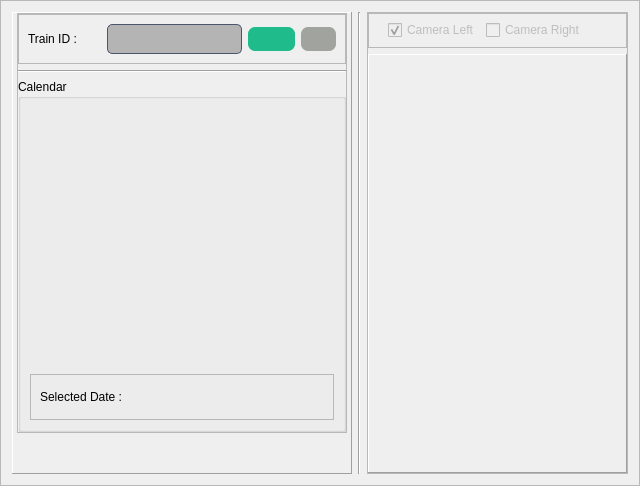
                        <widget class="QFrame" name="frame_18">
                         <property name="minimumSize">
                          <size>
                           <width>0</width>
                           <height>60</height>
                          </size>
                         </property>
                         <property name="frameShape">
                          <enum>QFrame::StyledPanel</enum>
                         </property>
                         <property name="frameShadow">
                          <enum>QFrame::Raised</enum>
                         </property>
                         <layout class="QHBoxLayout" name="horizontalLayout_12">
                          <item>
                           <widget class="QFrame" name="frame_62">
                            <property name="minimumSize">
                             <size>
                              <width>340</width>
                              <height>404</height>
                             </size>
                            </property>
                            <property name="maximumSize">
                             <size>
                              <width>340</width>
                              <height>16777215</height>
                             </size>
                            </property>
                            <property name="frameShape">
                             <enum>QFrame::Panel</enum>
                            </property>
                            <property name="frameShadow">
                             <enum>QFrame::Raised</enum>
                            </property>
                            <layout class="QVBoxLayout" name="verticalLayout_17">
                             <property name="leftMargin">
                              <number>0</number>
                             </property>
                             <property name="topMargin">
                              <number>0</number>
                             </property>
                             <property name="rightMargin">
                              <number>0</number>
                             </property>
                             <property name="bottomMargin">
                              <number>0</number>
                             </property>
                             <item alignment="Qt::AlignHCenter|Qt::AlignVCenter">
                              <widget class="QFrame" name="frame_16">
                               <property name="minimumSize">
                                <size>
                                 <width>330</width>
                                 <height>0</height>
                                </size>
                               </property>
                               <property name="maximumSize">
                                <size>
                                 <width>330</width>
                                 <height>16777215</height>
                                </size>
                               </property>
                               <property name="frameShape">
                                <enum>QFrame::StyledPanel</enum>
                               </property>
                               <property name="frameShadow">
                                <enum>QFrame::Raised</enum>
                               </property>
                               <layout class="QVBoxLayout" name="verticalLayout_6">
                                <property name="spacing">
                                 <number>6</number>
                                </property>
                                <property name="leftMargin">
                                 <number>0</number>
                                </property>
                                <property name="topMargin">
                                 <number>0</number>
                                </property>
                                <property name="rightMargin">
                                 <number>0</number>
                                </property>
                                <property name="bottomMargin">
                                 <number>0</number>
                                </property>
                                <item>
                                 <widget class="QFrame" name="frame_17">
                                  <property name="frameShape">
                                   <enum>QFrame::StyledPanel</enum>
                                  </property>
                                  <property name="frameShadow">
                                   <enum>QFrame::Raised</enum>
                                  </property>
                                  <layout class="QHBoxLayout" name="horizontalLayout_15">
                                   <item>
                                    <widget class="QLabel" name="label_3">
                                     <property name="maximumSize">
                                      <size>
                                       <width>73</width>
                                       <height>16777215</height>
                                      </size>
                                     </property>
                                     <property name="text">
                                      <string>Train ID :</string>
                                     </property>
                                    </widget>
                                   </item>
                                   <item>
                                    <widget class="QComboBox" name="combo_train_id">
                                     <property name="styleSheet">
                                      <string notr="true">QComboBox {
    background-color: #3b4252;
	background-color: rgb(180, 180, 180);
    border: 1px solid #4c566a;
    border-radius: 5px;
    padding: 6px 10px;

	color: rgb(0, 0, 0);
}

QComboBox:hover {
    border: 1px solid #5e81ac;
}

QComboBox::drop-down {
    border: none;
}

QComboBox::down-arrow {
    image: url(:/icons/icons/icons8-drop-down-80.png);

    width: 12px;
    height: 12px;
}</string>
                                     </property>
                                     <property name="iconSize">
                                      <size>
                                       <width>41</width>
                                       <height>45</height>
                                      </size>
                                     </property>
                                    </widget>
                                   </item>
                                   <item>
                                    <widget class="QPushButton" name="btn_select_train">
                                     <property name="maximumSize">
                                      <size>
                                       <width>47</width>
                                       <height>16777215</height>
                                      </size>
                                     </property>
                                     <property name="cursor">
                                      <cursorShape>PointingHandCursor</cursorShape>
                                     </property>
                                     <property name="toolTip">
                                      <string>Select</string>
                                     </property>
                                     <property name="styleSheet">
                                      <string notr="true">QPushButton{

	color: white;

	padding: 5px;
	font-size:12px;
	font-weight: bold;
	border-radius:7px;
	background-color: #1fbb8b

}</string>
                                     </property>
                                     <property name="text">
                                      <string/>
                                     </property>
                                     <property name="icon">
                                      <iconset resource="../assets.qrc">
                                       <normaloff>:/icons/icons/icons8-railway-50.png</normaloff>:/icons/icons/icons8-railway-50.png</iconset>
                                     </property>
                                     <property name="iconSize">
                                      <size>
                                       <width>37</width>
                                       <height>30</height>
                                      </size>
                                     </property>
                                    </widget>
                                   </item>
                                   <item>
                                    <widget class="QPushButton" name="refresh_btn">
                                     <property name="maximumSize">
                                      <size>
                                       <width>35</width>
                                       <height>16777215</height>
                                      </size>
                                     </property>
                                     <property name="cursor">
                                      <cursorShape>PointingHandCursor</cursorShape>
                                     </property>
                                     <property name="toolTip">
                                      <string>Refresh</string>
                                     </property>
                                     <property name="styleSheet">
                                      <string notr="true">QPushButton{

	color: white;

	padding: 5px;
	font-size:12px;
	font-weight: bold;
	border-radius:7px;
	background-color: rgb(161, 163, 159);

}</string>
                                     </property>
                                     <property name="text">
                                      <string/>
                                     </property>
                                     <property name="icon">
                                      <iconset resource="../assets.qrc">
                                       <normaloff>:/icons/icons/icons8-refresh-26.png</normaloff>:/icons/icons/icons8-refresh-26.png</iconset>
                                     </property>
                                    </widget>
                                   </item>
                                  </layout>
                                 </widget>
                                </item>
                                <item>
                                 <widget class="Line" name="line">
                                  <property name="orientation">
                                   <enum>Qt::Horizontal</enum>
                                  </property>
                                 </widget>
                                </item>
                                <item>
                                 <widget class="QGroupBox" name="groupBox_6">
                                  <property name="minimumSize">
                                   <size>
                                    <width>0</width>
                                    <height>300</height>
                                   </size>
                                  </property>
                                  <property name="title">
                                   <string>Calendar</string>
                                  </property>
                                  <layout class="QVBoxLayout" name="verticalLayout_25">
                                   <item>
                                    <widget class="QWidget" name="calendar_widget" native="true">
                                     <property name="minimumSize">
                                      <size>
                                       <width>0</width>
                                       <height>260</height>
                                      </size>
                                     </property>
                                     <property name="cursor">
                                      <cursorShape>PointingHandCursor</cursorShape>
                                     </property>
                                    </widget>
                                   </item>
                                   <item>
                                    <widget class="QFrame" name="frame_57">
                                     <property name="maximumSize">
                                      <size>
                                       <width>16777215</width>
                                       <height>50</height>
                                      </size>
                                     </property>
                                     <property name="styleSheet">
                                      <string notr="true"/>
                                     </property>
                                     <property name="frameShape">
                                      <enum>QFrame::StyledPanel</enum>
                                     </property>
                                     <property name="frameShadow">
                                      <enum>QFrame::Raised</enum>
                                     </property>
                                     <layout class="QHBoxLayout" name="horizontalLayout_31">
                                      <item>
                                       <widget class="QLabel" name="label_date_2">
                                        <property name="maximumSize">
                                         <size>
                                          <width>16777215</width>
                                          <height>40</height>
                                         </size>
                                        </property>
                                        <property name="text">
                                         <string>Selected Date :</string>
                                        </property>
                                       </widget>
                                      </item>
                                      <item>
                                       <widget class="QLabel" name="label_date">
                                        <property name="maximumSize">
                                         <size>
                                          <width>16777215</width>
                                          <height>40</height>
                                         </size>
                                        </property>
                                        <property name="styleSheet">
                                         <string notr="true">QLabel{
	color: black;
	padding: 5px;
	font-size:14px;
	font-weight: bold;
	border-radius:7px;

}
</string>
                                        </property>
                                        <property name="text">
                                         <string/>
                                        </property>
                                       </widget>
                                      </item>
                                     </layout>
                                    </widget>
                                   </item>
                                  </layout>
                                 </widget>
                                </item>
                               </layout>
                              </widget>
                             </item>
                             <item>
                              <spacer name="verticalSpacer_17">
                               <property name="orientation">
                                <enum>Qt::Vertical</enum>
                               </property>
                               <property name="sizeHint" stdset="0">
                                <size>
                                 <width>20</width>
                                 <height>40</height>
                                </size>
                               </property>
                              </spacer>
                             </item>
                            </layout>
                           </widget>
                          </item>
                          <item>
                           <widget class="Line" name="line_14">
                            <property name="orientation">
                             <enum>Qt::Vertical</enum>
                            </property>
                           </widget>
                          </item>
                          <item>
                           <widget class="QFrame" name="frame_22">
                            <property name="frameShape">
                             <enum>QFrame::StyledPanel</enum>
                            </property>
                            <property name="frameShadow">
                             <enum>QFrame::Raised</enum>
                            </property>
                            <layout class="QVBoxLayout" name="verticalLayout_5">
                             <property name="leftMargin">
                              <number>0</number>
                             </property>
                             <property name="topMargin">
                              <number>0</number>
                             </property>
                             <property name="rightMargin">
                              <number>0</number>
                             </property>
                             <property name="bottomMargin">
                              <number>0</number>
                             </property>
                             <item>
                              <widget class="QFrame" name="frame_24">
                               <property name="minimumSize">
                                <size>
                                 <width>0</width>
                                 <height>35</height>
                                </size>
                               </property>
                               <property name="maximumSize">
                                <size>
                                 <width>16777215</width>
                                 <height>35</height>
                                </size>
                               </property>
                               <property name="frameShape">
                                <enum>QFrame::StyledPanel</enum>
                               </property>
                               <property name="frameShadow">
                                <enum>QFrame::Raised</enum>
                               </property>
                               <layout class="QHBoxLayout" name="horizontalLayout_41">
                                <property name="leftMargin">
                                 <number>19</number>
                                </property>
                                <property name="topMargin">
                                 <number>0</number>
                                </property>
                                <property name="rightMargin">
                                 <number>0</number>
                                </property>
                                <property name="bottomMargin">
                                 <number>0</number>
                                </property>
                                <item>
                                 <widget class="QCheckBox" name="checkBox_camera_left">
                                  <property name="enabled">
                                   <bool>false</bool>
                                  </property>
                                  <property name="text">
                                   <string>Camera Left</string>
                                  </property>
                                  <property name="checked">
                                   <bool>true</bool>
                                  </property>
                                 </widget>
                                </item>
                                <item>
                                 <widget class="QCheckBox" name="checkBox_camera_right">
                                  <property name="enabled">
                                   <bool>false</bool>
                                  </property>
                                  <property name="text">
                                   <string>Camera Right</string>
                                  </property>
                                 </widget>
                                </item>
                                <item>
                                 <spacer name="horizontalSpacer_5">
                                  <property name="orientation">
                                   <enum>Qt::Horizontal</enum>
                                  </property>
                                  <property name="sizeHint" stdset="0">
                                   <size>
                                    <width>40</width>
                                    <height>20</height>
                                   </size>
                                  </property>
                                 </spacer>
                                </item>
                               </layout>
                              </widget>
                             </item>
                             <item>
                              <widget class="QLabel" name="show_image">
                               <property name="enabled">
                                <bool>true</bool>
                               </property>
                               <property name="sizePolicy">
                                <sizepolicy hsizetype="Expanding" vsizetype="Expanding">
                                 <horstretch>0</horstretch>
                                 <verstretch>0</verstretch>
                                </sizepolicy>
                               </property>
                               <property name="minimumSize">
                                <size>
                                 <width>0</width>
                                 <height>0</height>
                                </size>
                               </property>
                               <property name="layoutDirection">
                                <enum>Qt::LeftToRight</enum>
                               </property>
                               <property name="autoFillBackground">
                                <bool>false</bool>
                               </property>
                               <property name="styleSheet">
                                <string notr="true"/>
                               </property>
                               <property name="frameShape">
                                <enum>QFrame::Panel</enum>
                               </property>
                               <property name="frameShadow">
                                <enum>QFrame::Raised</enum>
                               </property>
                               <property name="lineWidth">
                                <number>1</number>
                               </property>
                               <property name="text">
                                <string/>
                               </property>
                               <property name="textFormat">
                                <enum>Qt::PlainText</enum>
                               </property>
                               <property name="scaledContents">
                                <bool>false</bool>
                               </property>
                               <property name="alignment">
                                <set>Qt::AlignCenter</set>
                               </property>
                               <property name="wordWrap">
                                <bool>false</bool>
                               </property>
                               <property name="openExternalLinks">
                                <bool>false</bool>
                               </property>
                              </widget>
                             </item>
                            </layout>
                           </widget>
                          </item>
                         </layout>
                        </widget>
